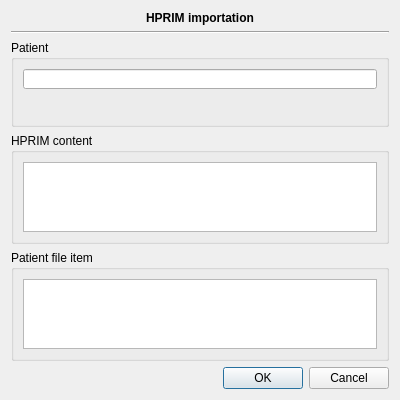
<?xml version="1.0" encoding="UTF-8"?>
<ui version="4.0">
 <class>Tools::Internal::HprimIntegratorDialog</class>
 <widget class="QDialog" name="Tools::Internal::HprimIntegratorDialog">
  <property name="geometry">
   <rect>
    <x>0</x>
    <y>0</y>
    <width>400</width>
    <height>366</height>
   </rect>
  </property>
  <property name="windowTitle">
   <string>Dialog</string>
  </property>
  <layout class="QGridLayout" name="gridLayout_4">
   <item row="0" column="0">
    <widget class="QLabel" name="label">
     <property name="sizePolicy">
      <sizepolicy hsizetype="Preferred" vsizetype="Fixed">
       <horstretch>0</horstretch>
       <verstretch>0</verstretch>
      </sizepolicy>
     </property>
     <property name="font">
      <font>
       <weight>75</weight>
       <bold>true</bold>
      </font>
     </property>
     <property name="text">
      <string>HPRIM importation</string>
     </property>
     <property name="alignment">
      <set>Qt::AlignCenter</set>
     </property>
    </widget>
   </item>
   <item row="1" column="0">
    <widget class="Line" name="line">
     <property name="orientation">
      <enum>Qt::Horizontal</enum>
     </property>
    </widget>
   </item>
   <item row="2" column="0">
    <widget class="QGroupBox" name="groupBox">
     <property name="title">
      <string>Patient</string>
     </property>
     <layout class="QGridLayout" name="gridLayout_3">
      <item row="0" column="0">
       <widget class="Patients::PatientSearchEdit" name="patientSearch">
        <property name="minimumSize">
         <size>
          <width>0</width>
          <height>20</height>
         </size>
        </property>
        <property name="maximumSize">
         <size>
          <width>16777215</width>
          <height>22</height>
         </size>
        </property>
       </widget>
      </item>
      <item row="1" column="0">
       <widget class="QLabel" name="patientInfo">
        <property name="minimumSize">
         <size>
          <width>0</width>
          <height>20</height>
         </size>
        </property>
        <property name="maximumSize">
         <size>
          <width>16777215</width>
          <height>22</height>
         </size>
        </property>
        <property name="font">
         <font>
          <weight>75</weight>
          <bold>true</bold>
         </font>
        </property>
        <property name="text">
         <string/>
        </property>
        <property name="wordWrap">
         <bool>true</bool>
        </property>
       </widget>
      </item>
     </layout>
    </widget>
   </item>
   <item row="3" column="0">
    <widget class="QGroupBox" name="groupBox_2">
     <property name="title">
      <string>HPRIM content</string>
     </property>
     <layout class="QGridLayout" name="gridLayout">
      <item row="0" column="0">
       <widget class="QPlainTextEdit" name="hprimContent"/>
      </item>
     </layout>
    </widget>
   </item>
   <item row="4" column="0">
    <widget class="QGroupBox" name="groupBox_3">
     <property name="title">
      <string>Patient file item</string>
     </property>
     <layout class="QGridLayout" name="gridLayout_2">
      <item row="1" column="0">
       <widget class="QListView" name="formItemListView">
        <property name="editTriggers">
         <set>QAbstractItemView::NoEditTriggers</set>
        </property>
        <property name="alternatingRowColors">
         <bool>true</bool>
        </property>
        <property name="verticalScrollMode">
         <enum>QAbstractItemView::ScrollPerPixel</enum>
        </property>
        <property name="horizontalScrollMode">
         <enum>QAbstractItemView::ScrollPerPixel</enum>
        </property>
        <property name="wordWrap">
         <bool>true</bool>
        </property>
       </widget>
      </item>
     </layout>
    </widget>
   </item>
   <item row="5" column="0">
    <widget class="QDialogButtonBox" name="buttonBox">
     <property name="orientation">
      <enum>Qt::Horizontal</enum>
     </property>
     <property name="standardButtons">
      <set>QDialogButtonBox::Cancel|QDialogButtonBox::Ok</set>
     </property>
    </widget>
   </item>
  </layout>
  <zorder>buttonBox</zorder>
  <zorder>line</zorder>
  <zorder>label</zorder>
  <zorder>groupBox</zorder>
  <zorder>groupBox_2</zorder>
  <zorder>groupBox_3</zorder>
  <zorder>patientInfo</zorder>
 </widget>
 <customwidgets>
  <customwidget>
   <class>Patients::PatientSearchEdit</class>
   <extends>QLineEdit</extends>
   <header location="global">patientbaseplugin/patientsearchedit.h</header>
  </customwidget>
 </customwidgets>
 <resources/>
 <connections>
  <connection>
   <sender>buttonBox</sender>
   <signal>accepted()</signal>
   <receiver>Tools::Internal::HprimIntegratorDialog</receiver>
   <slot>accept()</slot>
   <hints>
    <hint type="sourcelabel">
     <x>248</x>
     <y>254</y>
    </hint>
    <hint type="destinationlabel">
     <x>157</x>
     <y>274</y>
    </hint>
   </hints>
  </connection>
  <connection>
   <sender>buttonBox</sender>
   <signal>rejected()</signal>
   <receiver>Tools::Internal::HprimIntegratorDialog</receiver>
   <slot>reject()</slot>
   <hints>
    <hint type="sourcelabel">
     <x>316</x>
     <y>260</y>
    </hint>
    <hint type="destinationlabel">
     <x>286</x>
     <y>274</y>
    </hint>
   </hints>
  </connection>
 </connections>
</ui>
